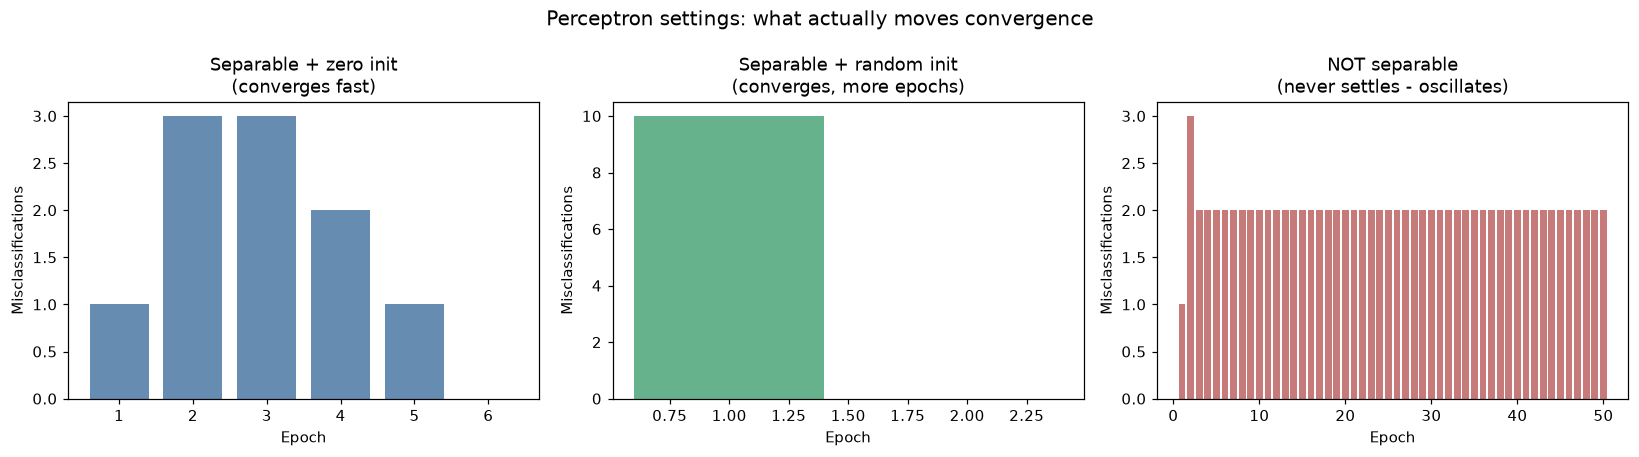

The script that saved this image:
"""
Activity 1 - Perceptron Settings: reproducible hyperparameter sweep.

Reuses the *exact* Perceptron class from
`a1_MLN601_Module11_perceptron_with_visualization.ipynb` (Fariello, Harvard)
so the numbers here match the notebook. We only add the experiment harness.

What it answers (the three forum questions):
  1. What are the best perceptron settings?  -> the sweep table below.
  2. Which settings had the greater effect on classification?
  3. Any other observations?

How to run:
    python3 a1_perceptron_settings_sweep.py
Outputs:
    - a printed results table (real convergence numbers)
    - a1_perceptron_settings_sweep.png (errors-per-epoch comparison)

Env: Homebrew python3.14, numpy/pandas/sklearn/matplotlib (system, no venv).
"""

import json
import os

import matplotlib
matplotlib.use("Agg")  # headless
import matplotlib.pyplot as plt
import numpy as np
import pandas as pd
from sklearn.datasets import load_iris

HERE = os.path.dirname(os.path.abspath(__file__))
NB = os.path.join(HERE, "a1_MLN601_Module11_perceptron_with_visualization.ipynb")

# ---------------------------------------------------------------------------
# 1. Pull the Perceptron class straight out of the notebook (no re-typing).
#    Run every code cell EXCEPT the final three (75-77), which actually train
#    and plot; we want the class definition + attached methods only.
# ---------------------------------------------------------------------------
def load_perceptron_class():
    nb = json.load(open(NB))
    ns = {"np": np, "pd": pd, "plt": plt}
    skip = {75, 76, 77}  # the "run it" cells
    for i, cell in enumerate(nb["cells"]):
        if cell["cell_type"] != "code" or i in skip:
            continue
        src = "".join(cell["source"])
        if src.startswith("from sklearn.datasets import load_iris"):
            continue  # we load our own data below
        exec(src, ns)  # noqa: S102 - trusted local notebook
    return ns["Perceptron"]


Perceptron = load_perceptron_class()


# ---------------------------------------------------------------------------
# 2. Data. Notebook task: Iris, first 100 rows (setosa vs versicolor),
#    features = sepal length (col 0) + petal length (col 2), labels -1/+1.
#    This pair is LINEARLY SEPARABLE. We also build the HARD pair
#    (versicolor vs virginica) to show the no-convergence case.
# ---------------------------------------------------------------------------
iris = load_iris()
df = pd.DataFrame(np.c_[iris["data"], iris["target"]],
                  columns=iris["feature_names"] + ["target"])

# Separable pair: setosa (0) vs versicolor (1)
sep_labels = np.where(df.iloc[0:100, 4].values == 0, -1, 1)
sep_samples = df.iloc[0:100, [0, 2]].values

# Hard pair: versicolor (1) vs virginica (2) -> overlapping -> NOT separable
hard_labels = np.where(df.iloc[50:150, 4].values == 1, -1, 1)
hard_samples = df.iloc[50:150, [0, 2]].values


def run(samples, labels, lr, n_iter, init, seed=1):
    """Train once and report (converged?, epoch, final_errors, weights)."""
    np.random.seed(seed)  # so random-init runs are reproducible
    p = Perceptron(samples, labels)
    p.train(learning_rate=lr, num_iterations=n_iter, weight_values=init)
    hist = p.misclassifications
    converged = hist[-1] == 0
    epoch = len(hist) if converged else None
    return converged, epoch, hist[-1], p.weights.copy(), hist


# ---------------------------------------------------------------------------
# 3. THE SWEEP. Vary learning rate and initial weights on the separable pair.
# ---------------------------------------------------------------------------
learning_rates = [0.0001, 0.001, 0.01, 0.1, 1.0]
inits = {"zeros (0.0)": 0.0, "random [-1,1] (seed=1)": None}

print("=" * 74)
print("SWEEP A - separable pair (setosa vs versicolor), num_iterations=50")
print("=" * 74)
print(f"{'init':<26}{'lr':>10}{'converged':>12}{'epoch':>8}{'final_err':>11}")
print("-" * 74)
rows = []
for init_name, init_val in inits.items():
    for lr in learning_rates:
        conv, epoch, ferr, w, hist = run(sep_samples, sep_labels, lr, 50, init_val)
        rows.append((init_name, lr, conv, epoch, ferr, w, hist))
        print(f"{init_name:<26}{lr:>10}{str(conv):>12}"
              f"{('-' if epoch is None else epoch):>8}{ferr:>11}")

# ---------------------------------------------------------------------------
# 4. num_iterations effect (does raising the cap help once it converges?)
# ---------------------------------------------------------------------------
print()
print("=" * 74)
print("SWEEP B - num_iterations cap (separable pair, lr=0.01, zero init)")
print("=" * 74)
print(f"{'num_iterations':>16}{'converged':>12}{'epoch':>8}{'final_err':>11}")
print("-" * 47)
for n_iter in [1, 2, 3, 5, 10, 50, 500]:
    conv, epoch, ferr, w, hist = run(sep_samples, sep_labels, 0.01, n_iter, 0.0)
    print(f"{n_iter:>16}{str(conv):>12}"
          f"{('-' if epoch is None else epoch):>8}{ferr:>11}")

# ---------------------------------------------------------------------------
# 5. The linear-separability caveat: same settings on the HARD pair.
# ---------------------------------------------------------------------------
print()
print("=" * 74)
print("SWEEP C - NOT-separable pair (versicolor vs virginica), 50 epochs")
print("=" * 74)
print(f"{'lr':>10}{'converged':>12}{'epoch':>8}{'final_err':>11}{'errs (last 8 epochs)':>28}")
print("-" * 69)
for lr in [0.01, 0.1, 1.0]:
    conv, epoch, ferr, w, hist = run(hard_samples, hard_labels, lr, 50, 0.0)
    tail = ",".join(str(h) for h in hist[-8:])
    print(f"{lr:>10}{str(conv):>12}"
          f"{('-' if epoch is None else epoch):>8}{ferr:>11}{tail:>28}")

# ---------------------------------------------------------------------------
# 6. Figure: errors-per-epoch, separable (zeros vs random) + not-separable.
# ---------------------------------------------------------------------------
fig, axes = plt.subplots(1, 3, figsize=(15, 4.2))

_, _, _, _, h_zero = run(sep_samples, sep_labels, 0.01, 50, 0.0)
axes[0].bar(range(1, len(h_zero) + 1), h_zero, color=(0.2, 0.4, 0.6, 0.75))
axes[0].set_title("Separable + zero init\n(converges fast)")

_, _, _, _, h_rand = run(sep_samples, sep_labels, 0.01, 50, None)
axes[1].bar(range(1, len(h_rand) + 1), h_rand, color=(0.2, 0.6, 0.4, 0.75))
axes[1].set_title("Separable + random init\n(converges, more epochs)")

_, _, _, _, h_hard = run(hard_samples, hard_labels, 0.01, 50, 0.0)
axes[2].bar(range(1, len(h_hard) + 1), h_hard, color=(0.7, 0.3, 0.3, 0.75))
axes[2].set_title("NOT separable\n(never settles - oscillates)")

for ax in axes:
    ax.set_xlabel("Epoch")
    ax.set_ylabel("Misclassifications")
fig.suptitle("Perceptron settings: what actually moves convergence", fontsize=13)
fig.tight_layout()
out_png = os.path.join(HERE, "a1_perceptron_settings_sweep.png")
fig.savefig(out_png, dpi=110, bbox_inches="tight")
print(f"\nSaved figure -> {out_png}")
